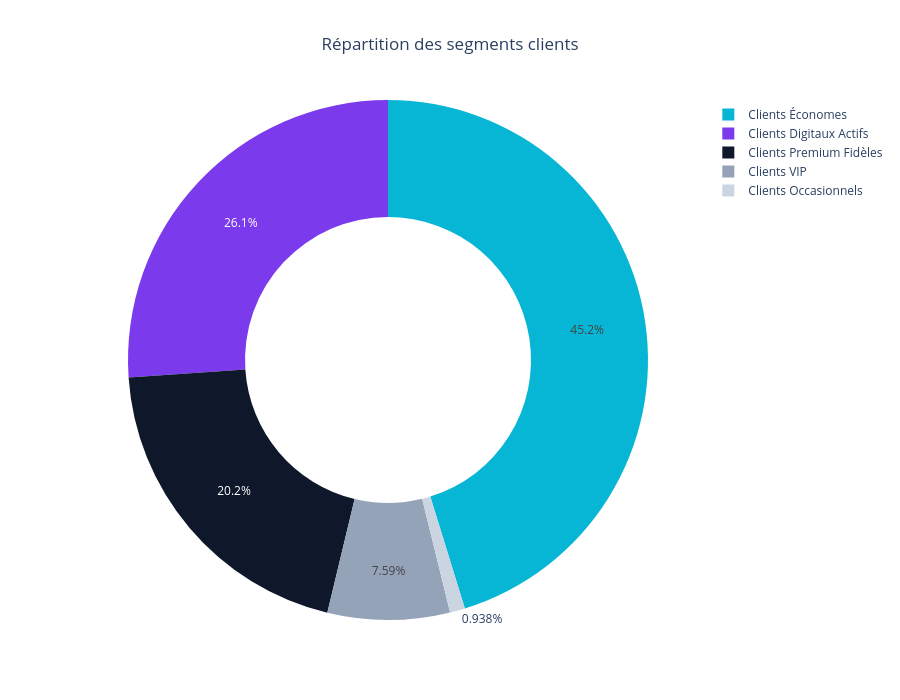

Notebook code for this chart:
### Markdown cell above
<div style="
    display:inline-block;
    border-left:5px solid #06B6D4;
    background:#ECFEFF;
    padding:10px 14px;
    border-radius:10px;
    font-family:Segoe UI;
    margin-top:15px;
    margin-bottom:10px;
    box-shadow:0 2px 8px rgba(15,23,42,0.06);
">

<h3 style="
    margin:0;
    color:#0F172A;
    font-size:18px;
    font-weight:600;
">
 • RÉPARTITION DES SEGMENTS
</h3>

</div>

### Code cell
# ============================================
# RÉPARTITION DES SEGMENTS
# ============================================

segment_counts = (
    df["Segment_Client"]
    .value_counts()
    .reset_index()
)

segment_counts.columns = [
    "Segment",
    "Nombre"
]

fig = px.pie(
    segment_counts,

    names="Segment",
    values="Nombre",

    hole=0.55,

    color_discrete_sequence=[
        "#06B6D4",
        "#7C3AED",
        "#0F172A",
        "#94A3B8",
        "#CBD5E1"
    ],

    title="Répartition des segments clients"
)

fig.update_layout(
    template="plotly_white",

    height=700,

    title_x=0.5
)

fig.show()

### Figure 1 — Plotly figure (JSON) as saved in the notebook; plotly's stock layout.template omitted (floating-point values rounded to 4 significant figures)
{"data": [{"domain": {"x": [0, 1], "y": [0, 1]}, "hole": 0.55, "hovertemplate": "Segment=%{label}<br>Nombre=%{value}<extra></extra>", "labels": ["Clients Économes", "Clients Digitaux Actifs", "Clients Premium Fidèles", "Clients VIP", "Clients Occasionnels"], "legendgroup": "", "name": "", "showlegend": true, "type": "pie", "values": [1013, 584, 452, 170, 21]}], "layout": {"height": 700, "legend": {"tracegroupgap": 0}, "piecolorway": ["#06B6D4", "#7C3AED", "#0F172A", "#94A3B8", "#CBD5E1"], "title": {"text": "Répartition des segments clients", "x": 0.5}}}
